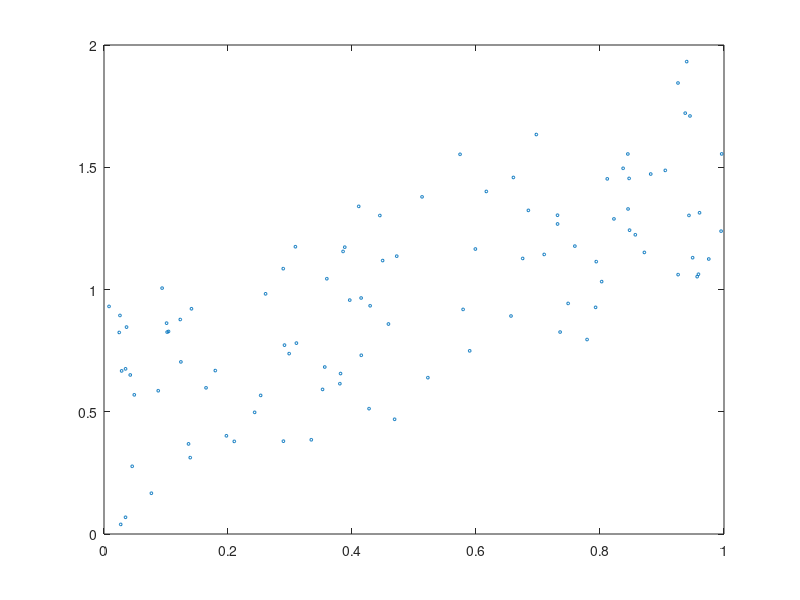
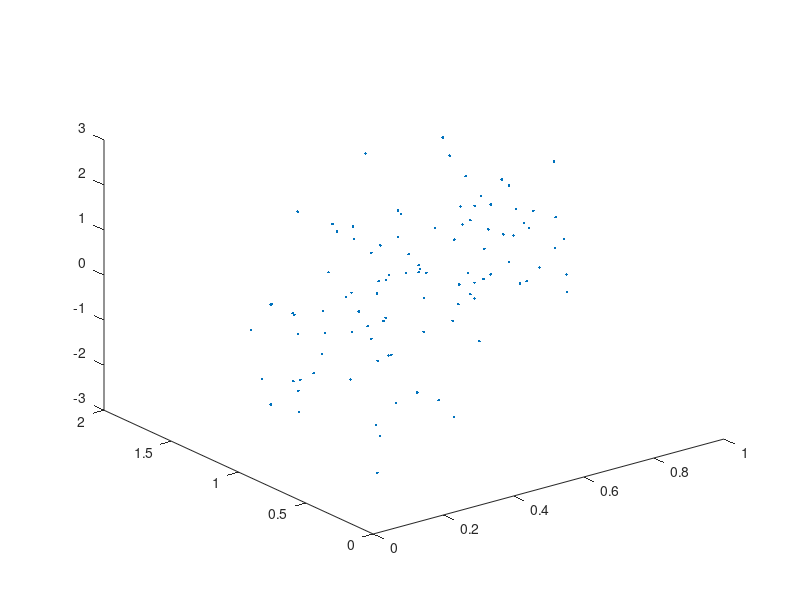

Source code (MATLAB) for these figures, in order:
clc;
close all;
x=rand(100,1);
y=x+rand(100,1);

figure(1);
plot(x,y,'o','MarkerSize',2)

r=corrcoef(x,y);
z=randn(100,1);

figure(2);
plot3(x,y,z,'.');